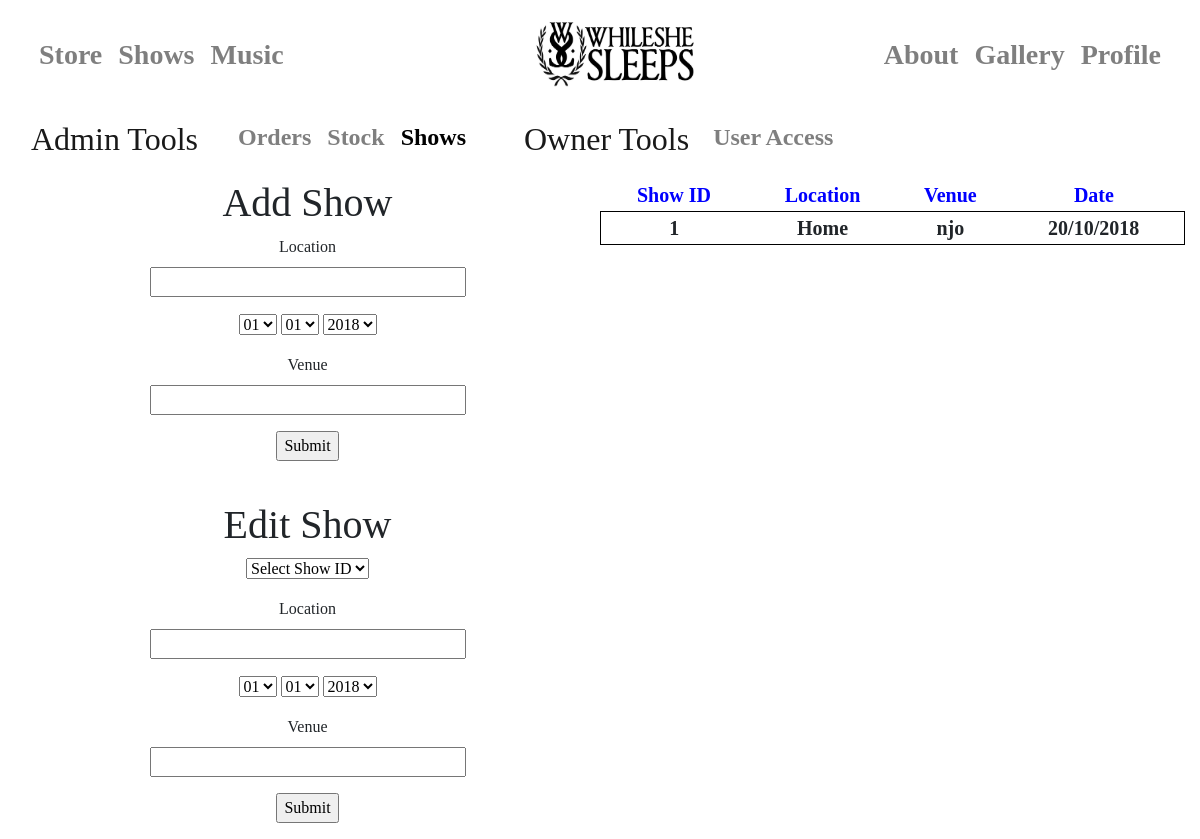
The page /admin/shows (signed in) on the database as committed earlier.
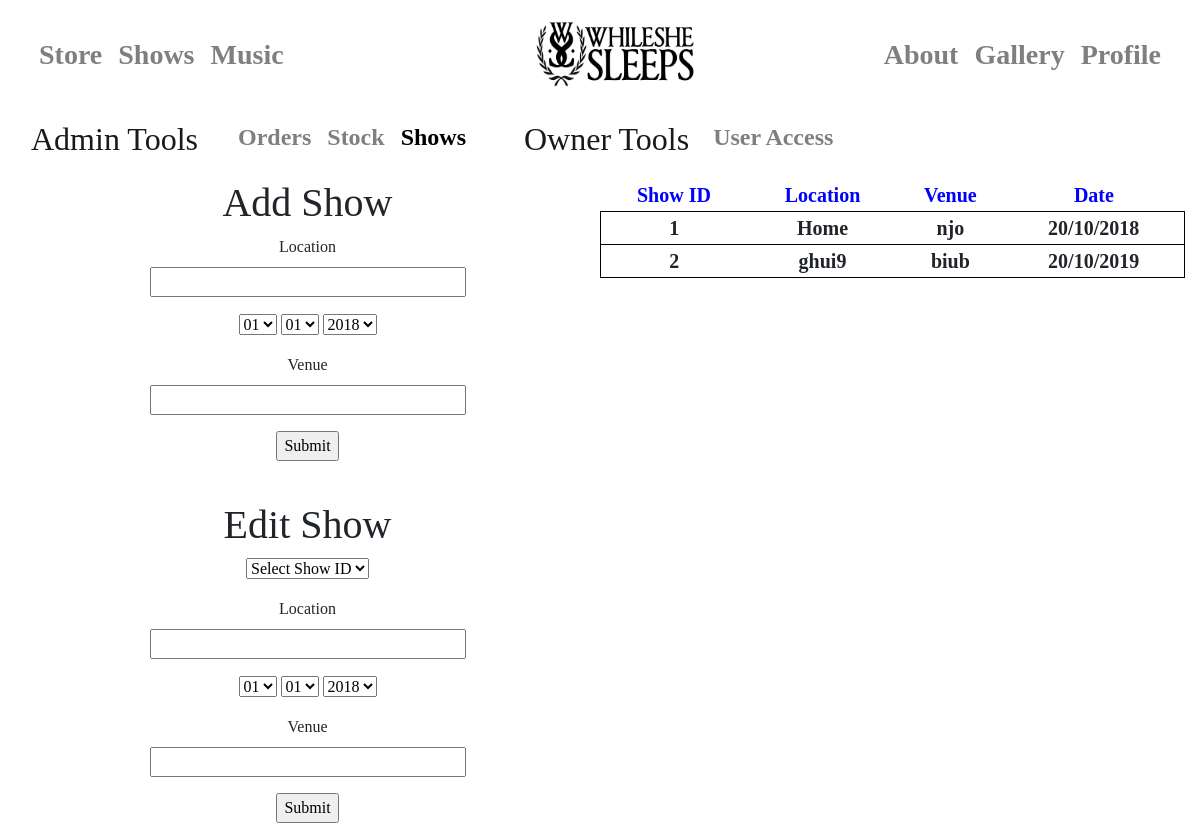
The same page on the database as committed later.
### app/models.py (models this page shows, shortened)
class User(UserMixin, db.Model):
    id = db.Column(db.Integer, primary_key=True)
    username = db.Column(db.String(64), index=True, unique=True)
    email = db.Column(db.String(120), index=True, unique=True)
    password_hash = db.Column(db.String(128))
    name = db.Column(db.String(40), index=True)
    address1 = db.Column(db.String(40), index=True)
    address2 = db.Column(db.String(40), index=True)
    towncity = db.Column(db.String(40), index=True)
    postcode = db.Column(db.String(40), index=True)
    accesslevel = db.Column(db.Integer, index=True)
    card = db.Column(db.String)

class Concerts(db.Model):
    id = db.Column(db.Integer, primary_key=True)
    location = db.Column(db.String(40))
    venue = db.Column(db.String(40))
    day = db.Column(db.Integer)
    month = db.Column(db.Integer)
    year = db.Column(db.Integer)

### app/routes.py (the view, shortened to what this page needs)
@app.route("/admin/shows", methods=["GET", "POST"])
def shows_page():                                                 # Shows Admin Page
    if current_user.is_anonymous:                                 # Parameters: None
        return redirect(404)                                      # Returns: shows.html file and passes in the concerts database and add_shows and
    else:                                                         # edit_shows forms
        for j in User.query.all():                                # Purpose: To see, update and add shows to the database. Only Users with an access
            if current_user.id == j.id:
                if j.accesslevel >= 2:
                    form = add_shows()
                    form2 = edit_shows()
                    return render_template("user/admin/shows.html", title="Admin-", shows=Concerts.query.all(), form=form, form2=form2,
                                           users=User.query.all())
                else:
                    return redirect(404)

### app/forms.py
class add_shows(FlaskForm):
    location = StringField("Location")
    venue = StringField("Venue")
    submit = SubmitField("Submit")
    day = SelectField(
        choices=[("01", "01"), ("02", "02"), ("03", "03"), ("04", "04"), ("05", "05"), ("06", "06"), ("07", "07"), ("08", "08"),
                 ("09", "09"), ("10", "10"), ("11", "11"), ("12", "12"), ("13", "13"), ("14", "14"), ("15", "15"),
                 ("16", "16"), ("17", "17"), ("18", "18"), ("19", "19"), ("20", "20"), ("21", "21"), ("22", "22"),
                 ("23", "23"), ("24", "24"), ("25", "25"), ("26", "26"), ("27", "27"), ("28", "28"), ("29", "29"),
                 ("30", "30"), ("31", "31")])
    month = SelectField(
        choices=[("01", "01"), ("02", "02"), ("03", "03"), ("04", "04"), ("05", "05"), ("06", "06"), ("07", "07"), ("08", "08"),
                 ("09", "09"), ("10", "10"), ("11", "11"), ("12", "12")])
    year = SelectField(choices=[("2018", "2018"), ("2019", "2019"), ("2020", "2020"), ("2021", "2021")])

class edit_shows(FlaskForm):
    location = StringField("Location")
    venue = StringField("Venue")
    submit = SubmitField("Submit")
    day = SelectField(
        choices=[("01", "01"), ("02", "02"), ("03", "03"), ("04", "04"), ("05", "05"), ("06", "06"), ("07", "07"), ("08", "08"),
                 ("09", "09"), ("10", "10"), ("11", "11"), ("12", "12"), ("13", "13"), ("14", "14"), ("15", "15"),
                 ("16", "16"), ("17", "17"), ("18", "18"), ("19", "19"), ("20", "20"), ("21", "21"), ("22", "22"),
                 ("23", "23"), ("24", "24"), ("25", "25"), ("26", "26"), ("27", "27"), ("28", "28"), ("29", "29"),
                 ("30", "30"), ("31", "31")])
    month = SelectField(
        choices=[("01", "01"), ("02", "02"), ("03", "03"), ("04", "04"), ("05", "05"), ("06", "06"), ("07", "07"), ("08", "08"),
                 ("09", "09"), ("10", "10"), ("11", "11"), ("12", "12")])
    year = SelectField(choices=[("2018", "2018"), ("2019", "2019"), ("2020", "2020"), ("2021", "2021")])
    the_list = [(None, "Select Show ID")]
    for i in Concerts.query.all():
        the_list.append((str(i.id), str(i.id)))
    show_id = SelectField(
        choices=the_list
    )

### app/models.py (called while the page is built)
@login.user_loader
def load_user(the_id):
    return User.query.get(int(the_id))

### app/templates/user/admin/shows.html (shortened to what this page needs)
{% extends"user/admin/admin_layout.html" %}
{% block body %}
<div class="text-center" style="float: left; width: 50%;font-family: Rockwell">
    <h1>Add Show</h1>
        <form action="" method="post">
            <p>
                {{ form.location.label }}<br>
                {{ form.location(size=32) }}<br>
            </p>
            <p>
                {{ form.day(size=1) }}
                {{ form.month(size=1) }}
                {{ form.year(size=1) }}
            </p>
            <p>
                {{ form.venue.label }}<br>
                {{ form.venue(size=32) }}<br>
            </p>
            <p>{{ form.submit() }}</p>
        </form>
<br>
<h1>Edit Show</h1>
<form action="" method="post">
            <p>{{ form2.show_id(size=1) }}</p>
            <p>
                {{ form2.location.label }}<br>
                {{ form2.location(size=32) }}<br>
            </p>
            <p>
                {{ form2.day(size=1) }}
                {{ form2.month(size=1) }}
                {{ form2.year(size=1) }}
            </p>
            <p>
                {{ form2.venue.label }}<br>
                {{ form2.venue(size=32) }}<br>
            </p>
            <p>{{ form2.submit() }}</p>
</form>
</div>
    <div class="text-center" style="float: left;width: 50%; font-family: Rockwell">
    <table style="font-size: 20px;overflow: paged-y" width="100%">
        <tr style="color: blue">
            <th>Show ID</th>
            <th>Location</th>
            <th>Venue</th>
            <th>Date</th>
        </tr>
        {% for i in shows %}
        <tr style="border: solid 1px black">
            <th>{{ i.id }}</th>
            <th>{{ i.location }}</th>
            <th>{{ i.venue }}</th>
            <th>{{ i.day }}/{{ i.month }}/{{ i.year }}</th>
        </tr>
        {% endfor %}
    </table>
    </div>
{% endblock %}

### app/templates/user/admin/admin_layout.html (shortened to what this page needs)
<!DOCTYPE html>
<html lang="en">
<head>
    <link rel="stylesheet" href="{{ url_for("static", filename="style.css") }}" type="text/css">
</head>
<body>
<div class="container">
    {% include"_navbar.html" %}
    {% include"user/admin/admin_navbar.html" %}
    {% block body %}{% endblock %}
</div>
</body>
</html>

### app/templates/_navbar.html (shortened to what this page needs)
<nav class="navbar navbar-expand-md navbar-light bg-transparent mb-4">
      <div class="collapse navbar-collapse" id="navbarCollapse">
        <ul class="navbar-nav mr-auto">
          <li class="nav-item">
              <a class="nav-link" href="/store"><h1 style="font-size:175%;margin-top: 0.4em;font-family: 'Century Gothic'"><b>Store</b></h1></a>
          </li>
          <li class="nav-item">
              <a id="current_shows" class="nav-link" href="/shows"><h1 style="font-size:175%;margin-top: 0.4em;font-family: 'Century Gothic'"><b>Shows</b></h1></a>
            <li class="nav-item">
            <a id="current_music" class="nav-link" href="/music"><h1 style="font-size:175%;margin-top: 0.4em;font-family: 'Century Gothic'"><b>Music</b></h1></a>
            </li>
            <li class="nav-item">
            </li>
        </ul>
      <ul class="nav navbar-nav mr-auto">
            <li class="nav-item">
                <a class="nav-link" href="/"><img style="margin-right: 0" src="{{ url_for("static", filename="images/logowithtext.jpg") }}" width="165" height="75" alt="While She Sleeps"> </a>
            </li>
        </ul>
      <ul class="nav navbar-nav navbar-right">
          <li class="nav-item">
              <a id="current_about" class ="nav-link" href="/about"><h1 style="font-size:175%;text-align: right;margin-top: 0.4em;font-family: 'Century Gothic'"><b>About</b></h1></a>
          </li>
            <li class="nav-item">
                <a id="current_photos" class ="nav-link" href="/photos"><h1 style="font-size:175%;text-align: right;margin-top: 0.4em;font-family: 'Century Gothic'"><b>Gallery</b></h1></a>
          </li>
            {% if current_user.is_anonymous %}
                <li class="nav-item">
                    <a class="nav-link" href="{{ url_for('login') }}"><h1 style="font-size:175%;text-align: right;margin-top: 0.4em;font-family: 'Century Gothic'"><b>Login/SignUp</b></h1></a>
                </li>
            {% else %}
                <li class="nav-item">
                    <a id="current_profile" class="nav-link" href="{{ url_for('profile', username=current_user.username) }}"><h1 style="font-size:175%;text-align: right;margin-top: 0.4em; font-family: 'Century Gothic'"><b>Profile</b></h1></a>
                </li>
            {% endif %}
        </ul>
      </div>
    </nav>

### app/templates/user/admin/admin_navbar.html (shortened to what this page needs)
<nav class="navbar navbar-expand-md navbar-light bg-transparent mb-4">
    <a class="navbar-brand" href="/admin" style="font-family: 'Century Gothic'"><h1 style="font-size: 160%">Admin Tools</h1></a>
      <div class="collapse navbar-collapse" id="navbarCollapse">
        <ul class="navbar-nav mr-auto">
            <li class="nav-item">
                <a class="nav-link">    </a>
            </li>
            <li class="nav-item">
                <a id="admin_orders" class="nav-link" href="/admin/orders"><h1 style="font-size:150%;font-family: 'Century Gothic'"><b>Orders</b></h1></a>
          </li>
          <li class="nav-item">
            <a id="admin_stock" class="nav-link" href="/admin/stock"><h1 style="font-size:150%;font-family: 'Century Gothic'"><b>Stock</b></h1></a>
          </li>
            <li class="nav-item">
                <a id="admin_shows" class ="nav-link" href="/admin/shows"><h1 style="font-size:150%;font-family: 'Century Gothic'"><b>Shows</b></h1></a>
            </li>
            {%  for i in users %}
                {% if i.id == current_user.id %}
                    {% if i .accesslevel ==3 %}
                        <li class="navbar-brand"><h1 style="font-size: 160%;font-family: 'Century Gothic';margin-left: 50px">Owner Tools</h1> </li>
                        <li><a id="owner_access" class="nav-link" href="/admin/users"><h1 style="font-size: 150%;font-family: 'Century Gothic'"><b>User Access</b></h1></a> </li>
                    {% endif %}
                {% endif %}
            {% endfor %}
        </ul>
      </div>
    </nav>

### app/templates/user/admin/shows.html (style rules this page uses)
#admin_shows { color: black; }

Rows that differ between the two databases and show on the page:
added Concerts: id "2", location "ghui9", venue "biub", day "20", month "10", year "2019"
